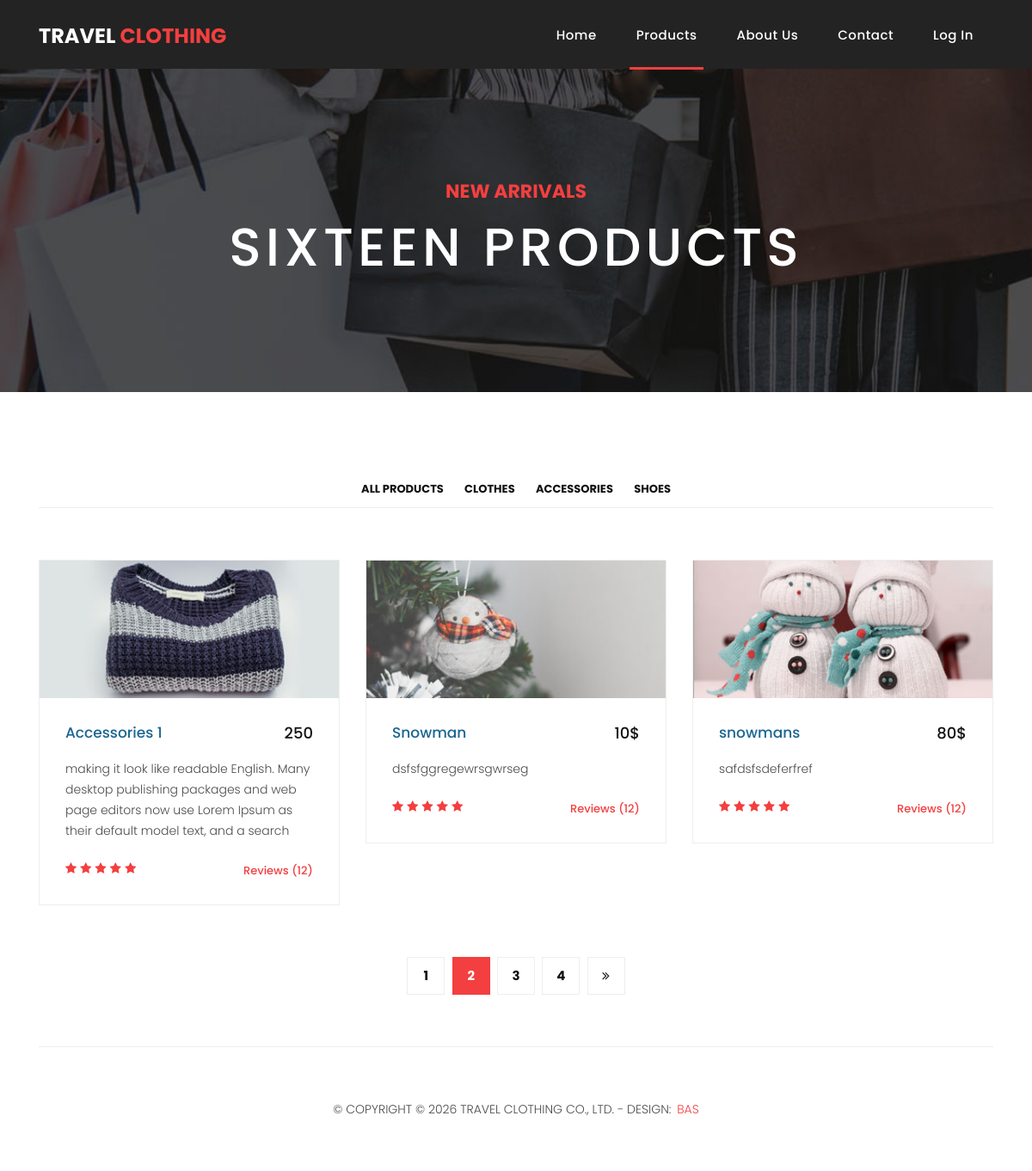
Screenshot of /product/2/ with the database file from the repository.
### main/models.py (models this page shows, shortened)
class Header(models.Model):
    title = models.CharField('Title', max_length=50)
    colored_title = models.CharField('Colored Title', max_length=50)
    path1 = models.CharField('Path 1', max_length=50)
    path2 = models.CharField('Path 2', max_length=50)
    path3 = models.CharField('Path 3', max_length=50)
    path4 = models.CharField('Path 4', max_length=50)
    path5 = models.CharField('Path 5', max_length=50)
    class Meta:
        verbose_name = 'Header'
        verbose_name_plural = 'Header'

class ProductTitle(models.Model):
    title = models.CharField('Title', max_length=50)
    subtitle = models.CharField('Subtitle', max_length=50)
    img = models.ImageField('Image', upload_to='images')

class ProductCategory(models.Model):
    name = models.CharField('Category Name', max_length=50)
    class Meta:
        verbose_name = 'Product Category'
        verbose_name_plural = 'Product Categories'

class Product(models.Model):
    category = models.ForeignKey(ProductCategory, on_delete=models.CASCADE, related_name='cat_prod')
    img = models.ImageField('Name', upload_to='images')
    name = models.CharField('Name', max_length=50)
    text = models.TextField('Text')
    price = models.CharField('Price', max_length=50)

class Footer(models.Model):
    text = models.TextField('Copyright')
    name = models.CharField('Name', max_length=50)
    name_link = models.CharField('Name Link', max_length=50)
    class Meta:
        verbose_name = 'Footer'
        verbose_name_plural = 'Footer'

### main/views.py (the view)
# urls.py: path('product/<int:id>/', views.index_detail, name='index_detail')
def index_detail(request, id):
    product_title = ProductTitle.objects.all()[0]
    product_category = ProductCategory.objects.all()
    prod_list = ProductCategory.objects.filter(pk=id)
    return render(request, 'main/index_detail.html', context={
        'link':'products',
        'header_content':double_content()[0],
        'footer_content':double_content()[1],
        'product_title':product_title,
        'product_category':product_category,
	    'prod_list':prod_list,
    })

### main/views.py (called while the page is built)
def double_content():
    header_content = Header.objects.all()[0]
    footer_content = Footer.objects.all()[0]
    return [header_content, footer_content]

### main/templates/main/index_detail.html (shortened to what this page needs)
{% extends 'main/base.html' %}
  {% block body %}
    <div style="background-image: url({{ product_title.img.url }});" class="page-heading products-heading header-text">
      <div class="container">
        <div class="row">
          <div class="col-md-12">
            <div class="text-content">
              <h4>{{ product_title.title }}</h4>
              <h2>{{ product_title.subtitle }}</h2>
            </div>
          </div>
        </div>
      </div>
    </div>
    <div class="products">
      <div class="container">
        <div class="row">
          <div class="col-md-12">
            <div class="filters">
              <ul>
                  <a href="{% url 'products' %}"><li class="" data-filter="*">All Products</li></a>
                  {% for i in product_category %}
                    <a href="{% url 'index_detail' i.id %}"><li data-filter=".des">{{ i.name }}</li></a>
                  {% endfor %}
              </ul>
            </div>
          </div>
          <div class="col-md-12">
            <div class="filters-content">
                <div class="row grid">
                    {% for i in prod_list %}
                        {% for j in i.cat_prod.all %}
                            <div class="col-lg-4 col-md-4 all des">
                                <div class="product-item">
                                  <a href="#"><img src="{{ j.img.url }}" alt=""></a>
                                  <div class="down-content">
                                    <a href="#"><h4>{{ j.name }}</h4></a>
                                    <h6>{{ j.price }}</h6>
                                    <p>{{ j.text }}</p>
                                    <ul class="stars">
                                      <li><i class="fa fa-star"></i></li>
                                      <li><i class="fa fa-star"></i></li>
                                      <li><i class="fa fa-star"></i></li>
                                      <li><i class="fa fa-star"></i></li>
                                      <li><i class="fa fa-star"></i></li>
                                    </ul>
                                    <span>Reviews (12)</span>
                                  </div>
                                </div>
                            </div>
                        {% endfor %}
                    {% endfor %}
                </div>
              </div>
              <div class="col-md-12">
                <ul class="pages">
                  <li><a href="#">1</a></li>
                  <li class="active"><a href="#">2</a></li>
                  <li><a href="#">3</a></li>
                  <li><a href="#">4</a></li>
                  <li><a href="#"><i class="fa fa-angle-double-right"></i></a></li>
                </ul>
              </div>
            </div>
          </div>
        </div>
        </div>
    {% endblock %}

### main/templates/main/base.html (shortened to what this page needs)
{% load static %}
<!DOCTYPE html>
<html lang="en">
  <head>
    <link href="{% static 'vendor/bootstrap/css/bootstrap.min.css' %}" rel="stylesheet">
    <link rel="stylesheet" href="{% static 'assets/css/fontawesome.css' %}">
    <link rel="stylesheet" href="{% static 'assets/css/templatemo-sixteen.css' %}">
    <link rel="stylesheet" href="{% static 'assets/css/owl.css' %}">
    <link rel="stylesheet" href="{% static 'assets/css/style.css' %}">
  </head>
    <body>
        <header class="">
          <nav class="navbar navbar-expand-lg">
            <div class="container">
              <a class="navbar-brand" href="{% url 'index' %}"><h2>{{ header_content.title }} <em>{{ header_content.colored_title }}</em></h2></a>
              <div class="collapse navbar-collapse" id="navbarResponsive">
                <ul class="navbar-nav ml-auto">
                  <li class="nav-item {% if link == 'index' %}active{% endif %}">
                    <a class="nav-link" href="{% url 'index' %}">{{ header_content.path1 }}
                    </a>
                  </li>
                  <li class="nav-item {% if link == 'products' %}active{% endif %}">
                    <a class="nav-link" href="{% url 'products' %}">{{ header_content.path2 }}</a>
                  </li>
                  <li class="nav-item {% if link == 'about' %}active{% endif %}">
                    <a class="nav-link" href="{% url 'about' %}">{{ header_content.path3 }}</a>
                  </li>
                  <li class="nav-item {% if link == 'contact' %}active{% endif %}">
                    <a class="nav-link" href="{% url 'contact' %}">{{ header_content.path4 }}</a>
                  </li>
                  {% if user.is_authenticated %}
                    <li class="nav-item">
                      <a class="nav-link" href="{% url 'logout' %}">Log Out {{ user.username }}</a>
                    </li>
                  {% else %}
                    <li class="nav-item {% if link == 'login' %}active{% endif %}">
                      <a class="nav-link" href="{% url 'login' %}">{{ header_content.path5 }}</a>
                    </li>
                  {% endif %}
                </ul>
              </div>
            </div>
          </nav>
        </header>
        {% block body %}{% endblock %}
        <footer>
            <div class="container">
              <div class="row">
                <div class="col-md-12">
                  <div class="inner-content">
                    <p>&copy; {{ footer_content.text }}
                    <a rel="nofollow noopener" href="{{ footer_content.name_link }}" target="_blank">{{ footer_content.name }}</a></p>
                  </div>
                </div>
              </div>
            </div>
          </footer>
    </body>
</html>

### main/static/assets/css/templatemo-sixteen.css (style rules this page uses)
body { font-family: 'Poppins', sans-serif; overflow-x: hidden; text-rendering: optimizeLegibility; -webkit-font-smoothing: antialiased; -moz-osx-font-smoothing: grayscale; }
p { margin-bottom: 0px; font-size: 14px; font-weight: 300; color: #4a4a4a; line-height: 24px; }
a { text-decoration: none!important; }
ul { padding: 0; margin: 0; list-style: none; }
h1,h2,h3,h4,h5,h6 { margin: 0px; }
.page-heading { padding: 210px 0px 130px 0px; text-align: center; background-position: center center; background-repeat: no-repeat; background-size: cover; }
.page-heading .text-content h4 { color: #f33f3f; font-size: 22px; text-transform: uppercase; font-weight: 700; margin-bottom: 15px; }
.page-heading .text-content h2 { color: #fff; font-size: 62px; text-transform: uppercase; letter-spacing: 5px; }
header { position: absolute; z-index: 99999; width: 100%; height: 80px; background-color: #232323; -webkit-transition: all 0.3s ease-in-out 0s; -moz-transition: all 0.3s ease-in-out 0s; -o-transition: all 0.3s ease-in-out 0s; transition: all 0.3s ease-in-out 0s; }
header .navbar { padding: 17px 0px; }
.navbar .navbar-brand { float: left; margin-top: -12px; outline: none; }
.navbar .navbar-brand h2 { color: #fff; text-transform: uppercase; font-size: 24px; font-weight: 700; -webkit-transition: all .3s ease 0s; -moz-transition: all .3s ease 0s; -o-transition: all .3s ease 0s; transition: all .3s ease 0s; }
.navbar .navbar-brand h2 em { font-style: normal; color: #f33f3f; }
#navbarResponsive { z-index: 999; }
.navbar-collapse { text-align: center; }
.navbar .navbar-nav .nav-item { margin: 0px 15px; }
.navbar .navbar-nav a.nav-link { text-transform: capitalize; font-size: 15px; font-weight: 500; letter-spacing: 0.5px; color: #fff; transition: all 0.5s; margin-top: 5px; }
.navbar .navbar-nav .nav-link:hover, .navbar .navbar-nav .active>.nav-link, .navbar .navbar-nav .nav-link.active, .navbar .navbar-nav .nav-link.show, .navbar .navbar-nav .show>.nav-link { color: #fff; padding-bottom: 25px; border-bottom: 3px solid #f33f3f; }
.product-item { border: 1px solid #eee; margin-bottom: 30px; }
.product-item .down-content { padding: 30px; position: relative; }
.product-item img { width: 100%; overflow: hidden; }
.product-item .down-content h4 { font-size: 17px; color: #1a6692; margin-bottom: 20px; }
.product-item .down-content h6 { position: absolute; top: 30px; right: 30px; font-size: 18px; color: #121212; }
.product-item .down-content p { margin-bottom: 20px; }
.product-item .down-content ul li { display: inline-block; }
.product-item .down-content ul li i { color: #f33f3f; font-size: 14px; }
.product-item .down-content span { position: absolute; right: 30px; bottom: 30px; font-size: 13px; color: #f33f3f; font-weight: 500; }
footer { text-align: center; }
footer .inner-content { border-top: 1px solid #eee; margin-top: 60px; padding: 60px 0px; }
footer .inner-content p { text-transform: uppercase; }
footer .inner-content p a { color: #f33f3f; margin-left: 3px; }
.products { margin-top: 100px; }
.products .filters { text-align: center; border-bottom: 1px solid #eee; padding-bottom: 10px; margin-bottom: 60px; }
.products .filters li { text-transform: uppercase; font-size: 13px; font-weight: 700; color: #121212; display: inline-block; margin: 0px 10px; transition: all .3s; cursor: pointer; }
.products ul.pages { margin-top: 30px; text-align: center; }
.products ul.pages li { display: inline-block; margin: 0px 2px; }
.products ul.pages li a { width: 44px; height: 44px; display: inline-block; line-height: 42px; border: 1px solid #eee; font-size: 15px; font-weight: 700; color: #121212; transition: all .3s; }
.products ul.pages li a:hover, .products ul.pages li.active a { background-color: #f33f3f; border-color: #f33f3f; color: #fff; }

### rows the page displays
Header: title "TRAVEL", colored_title "CLOTHING", path1 "Home", path2 "Products", path3 "About Us", path4 "Contact", path5 "Log In"
ProductTitle: img (picture), title "NEW ARRIVALS", subtitle "SIXTEEN PRODUCTS"
ProductCategory: name "CLOTHES"
ProductCategory: name "ACCESSORIES"
ProductCategory: name "SHOES"
Product: img (picture), name "Accessories 1", price "250", text "making it look like readable English. Many desktop publishing packages and web page editors now use Lorem Ipsum as their default model text, and a search"
Product: img (picture), name "Snowman", price "10$", text "dsfsfggregewrsgwrseg"
Product: img (picture), name "snowmans", price "80$", text "safdsfsdeferfref"
Footer: text "COPYRIGHT © 2026 TRAVEL CLOTHING CO., LTD. - DESIGN:", name "BAS"
